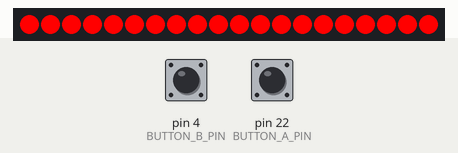
The sketch below on a simulated Arduino Mega 2560, built with avr-gcc and run on an emulated ATmega2560. On the bench: 20 RGB LEDs in strip order, left to right. The test bench sets the inputs (shaded band); at power-on: pin 4 (BUTTON_B_PIN) HIGH, pin 22 (BUTTON_A_PIN) HIGH.

Above: at 4.2 s.
4.3 s: pin 4 (BUTTON_B_PIN) pulled LOW for 0.15 s
5.9 s: pin 22 (BUTTON_A_PIN) pulled LOW for 0.15 s
At 7.1 s:
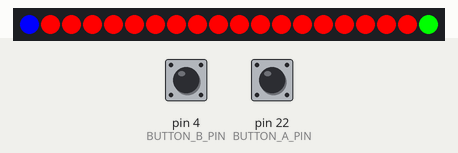
7.5 s: pin 4 (BUTTON_B_PIN) pulled LOW for 1 s
10.0 s: pin 22 (BUTTON_A_PIN) pulled LOW for 1 s
At 10.4 s:
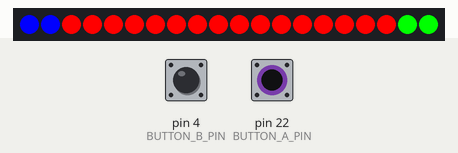
Timing chart, 0 to 13.0 s (numbered marks = the images above; inputs shaded):
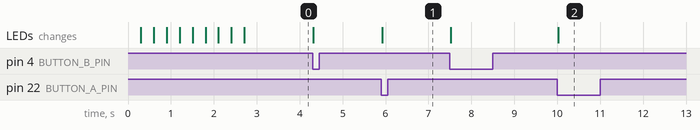

The sketch:

buttonmashrace.ino
```cpp
#include <Adafruit_NeoPixel.h>

#define BUTTON_A_PIN 22      // Button A connected to digital pin 2
#define BUTTON_B_PIN 4      // Button B connected to digital pin 3
#define NEOPIXEL_PIN 13      // NeoPixel strip connected to digital pin 6
#define NUM_PIXELS 20       // Number of pixels in the strip

#define DEBOUNCE_MS 20

// Initialize NeoPixel strip
Adafruit_NeoPixel strip = Adafruit_NeoPixel(NUM_PIXELS, NEOPIXEL_PIN, NEO_GRB + NEO_KHZ800);

// Game state variables
int playerA_position = 0;    // Number of green lights from top
int playerB_position = 0;    // Number of blue lights from bottom
bool gameActive = true;

// Button state variables
bool buttonA_last = HIGH;
bool buttonA_state;
unsigned long lastPressA = HIGH; // Last press time for button A

bool buttonB_last = HIGH;
bool buttonB_state;
unsigned long lastPressB = HIGH; // Last press time for button B


// Colors
uint32_t RED = strip.Color(255, 0, 0);
uint32_t GREEN = strip.Color(0, 255, 0);
uint32_t BLUE = strip.Color(0, 0, 255);

void setup() {

  Serial.begin(115200);
  // Initialize buttons with internal pullup resistors
  pinMode(BUTTON_A_PIN, INPUT_PULLUP);
  pinMode(BUTTON_B_PIN, INPUT_PULLUP);

  strip.begin();
  resetGame();
}

void loop() {
  // Read button states (buttons are active LOW due to pullup)
  unsigned long currentTime = millis(); // Get current time
  bool readingbuttonA_state = !digitalRead(BUTTON_A_PIN);
  bool readingbuttonB_state = !digitalRead(BUTTON_B_PIN);
  // Check for button press events (transition from HIGH to LOW)

  if(readingbuttonA_state != buttonA_last){
    lastPressA = currentTime;
  }
  if(readingbuttonB_state != buttonB_last){
    lastPressB = currentTime;
  }

  if((currentTime - lastPressA) > DEBOUNCE_MS){
    if(readingbuttonA_state != buttonA_state){
      buttonA_state = readingbuttonA_state;
      if(buttonA_state){
        handlePlayerA();
      }
    }
  }

  if((currentTime - lastPressB) > DEBOUNCE_MS){
    if(readingbuttonB_state != buttonB_state){
      buttonB_state = readingbuttonB_state;
      if(buttonB_state){
        handlePlayerB();
      }
    }
  }

  buttonA_last = readingbuttonA_state;
  buttonB_last= readingbuttonB_state;
}

void handlePlayerA() {
  if (!gameActive) {
    return;
  }

  int nextPosition = NUM_PIXELS - 1 - playerA_position;
  if (strip.getPixelColor(nextPosition) == BLUE) {
    // Convert blue to green and push back player B
    playerB_position--;
  }
  playerA_position++;

  updateStrip();
  checkWinner();
}

void handlePlayerB() {

  if (!gameActive) {
   return;
  }

  int nextPosition = playerB_position;
  if (strip.getPixelColor(nextPosition) == GREEN) {
    // Convert green to blue and push back player A
    playerA_position--;
  }
  playerB_position++;

  updateStrip();
  checkWinner();
}

void updateStrip() {
  // Fill strip with initial red
  strip.fill(RED);

  // Set player A's green lights from top
  for (int i = NUM_PIXELS - 1; i >= NUM_PIXELS - playerA_position; i--) {
    strip.setPixelColor(i, GREEN);
  }

  // Set player B's blue lights from bottom
  for (int i = 0; i < playerB_position; i++) {
    strip.setPixelColor(i, BLUE);
  }

  strip.show();
}

void checkWinner() {
  if (playerA_position >= NUM_PIXELS) {
    // Player A wins, flash all lights green 10 times
    flashLights(GREEN);
    resetGame();
  } else if (playerB_position >= NUM_PIXELS) {
    // Player B wins, flash all lights blue 10 times
    flashLights(BLUE);
    resetGame();
  }
}

void flashLights(uint32_t color) {
  for (int i = 0; i < 20; i++) {
    strip.fill(RED); // Set all lights to the winning color
    strip.show();
    delay(100); // Wait for 100 milliseconds
    strip.fill(color); // Reset to red
    strip.show();
    delay(100); // Wait for 100 milliseconds
  }
}

void resetGame() {
  // Disable buttons
  buttonA_last = HIGH; // Simulate button not pressed
  buttonB_last = HIGH; // Simulate button not pressed

  // Turn lights red one at a time, starting from the light furthest from the winner

  int mid = floor(NUM_PIXELS / 2);
  for (int i = 0; i < mid; i++) {
    strip.setPixelColor(mid + i, RED); // Set the light to red
    strip.setPixelColor(mid - i - 1, RED); // Set the light to red
    strip.show();
    delay(300); // Delay to create a slow transition effect
  }

  // Reset player positions and game state
  playerA_position = 0;
  playerB_position = 0;
  gameActive = true;

  // Reactivate buttons
  buttonA_last = HIGH; // Reset button state
  buttonB_last = HIGH; // Reset button state

  updateStrip(); // Update the strip to show the initial state
}
```

Measured:
- after the input at 5.9 s, the LEDs: change at once (image 1)
- after the input at 10.0 s, the LEDs: change at once (image 2)
